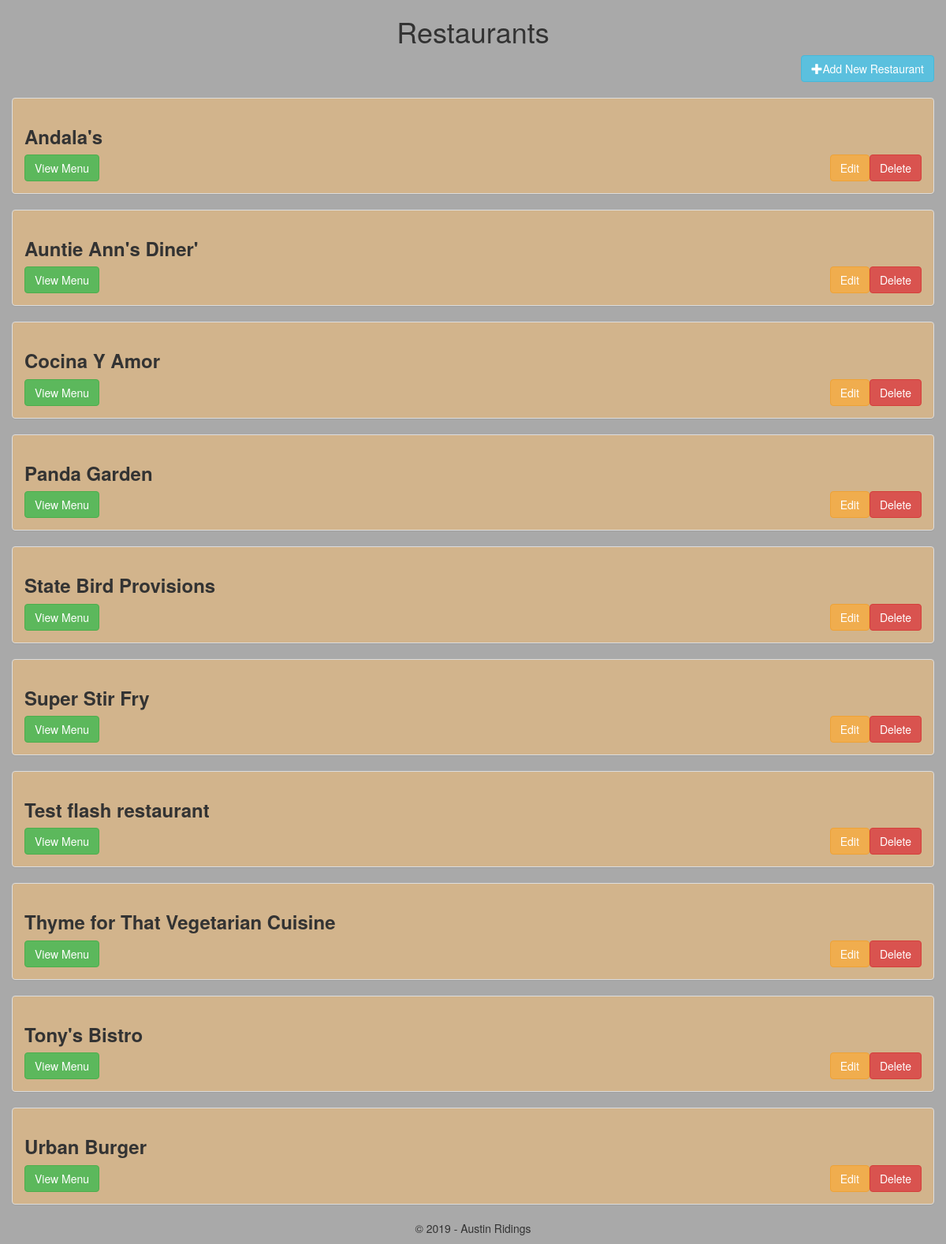
The page /restaurants/ on the database its author committed.
### database_setup.py (models this page shows, shortened)
class Restaurant(Base):
    __tablename__ = 'restaurant'
    name = Column(String(80), nullable = False)
    id = Column(Integer, primary_key = True)

### finalProject.py (the view)
@app.route('/')
@app.route('/restaurants/')
def allrestaurants():
    restaurants = session.query(Restaurant).order_by(Restaurant.name)
    return render_template('restaurants.html', restaurants=restaurants)

### templates/restaurants.html (shortened to what this page needs)
<html>
    <head>
        <link rel="stylesheet" href="https://maxcdn.bootstrapcdn.com/bootstrap/3.4.0/css/bootstrap.min.css">
        <link rel="stylesheet" type="text/css" href="{{ url_for('static', filename='final.css') }}">
    </head>
    <body>
        <div class="container">
            <div class="row" style="text-align: center">
                <h1>Restaurants</h1>
                <a href="{{url_for('addrestaurant')}}"><button type='button' class="btn btn-info" style="float: right"><span class="glyphicon glyphicon-plus"></span>Add New Restaurant</button></a>
            </div>
            <br>
            {% for r in restaurants %}
        <div class="row">
            <div class="panel panel-default">
                <div class="panel-body">
                    <h3><strong> {{r.name}} </strong></h3>
                    <a href="{{ url_for('deleterestaurant', restaurant_id=r.id) }}"><button type="button" class="btn btn-danger" style="float: right;">Delete</button></a>
                    <a href="{{ url_for('editrestaurant', restaurant_id=r.id) }}"><button type="button" class="btn btn-warning" style="float: right;">Edit</button></a>
                    <a href="{{ url_for('restaurantMenu', restaurant_id=r.id, menu_id=restaurant_id) }}"><button type="button" class="btn btn-success" style="float: left;">View Menu</button></a>
                </div>
            </div>
        </div>
            {% endfor %}
    </body>
    <footer>
        <p style="text-align:center;">&copy; 2019 - Austin Ridings</p>
    </footer>
</html>

### static/final.css (style rules this page uses)
.panel { background-color: tan; }
.panel-default { background-color: tan }
body { background-color: darkgray; }

### rows shown on the page
Restaurant: name "Andala's"
Restaurant: name "Auntie Ann's Diner'"
Restaurant: name "Cocina Y Amor"
Restaurant: name "Panda Garden"
Restaurant: name "State Bird Provisions"
Restaurant: name "Super Stir Fry"
Restaurant: name "Test flash restaurant"
Restaurant: name "Thyme for That Vegetarian Cuisine"
Restaurant: name "Tony's Bistro"
Restaurant: name "Urban Burger"
